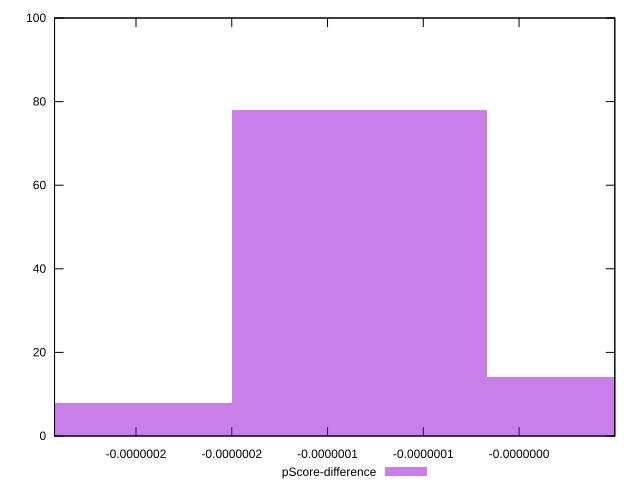

Generate this figure with gnuplot:
reset

$pScoreDifference <<EOF
-1.3340138397724857e-7 78
-2.6680276795449714e-7 8
0 14
EOF

set key outside below
set boxwidth 1.3340138397724857e-7
set xrange [-2.925296340716699e-7:-9.684697488410166e-12]
set yrange [0:100]
set trange [0:100]
set style fill transparent solid 0.5 noborder
set terminal svg size 640, 490 enhanced background rgb 'white'
set output "reports/report_00032_2021-02-25T10-28-15.087Z/bootup-time/samples/card/pScore-difference/histogram.svg"

plot $pScoreDifference title "pScore-difference" with boxes

reset
